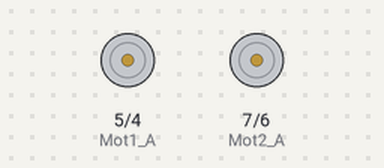
Simulated run of this sketch. Board: Arduino Uno, built with avr-gcc and run on an emulated ATmega328P. Parts: motor-driver pin pairs drawn as motors (green arrow = first pin HIGH = forward, orange = second pin HIGH = backward, longer = more drive).

Above: at 0.2 s.
At 3.5 s:
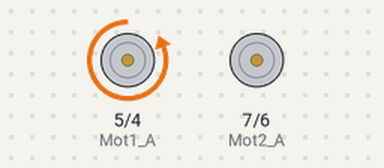
At 5.5 s:
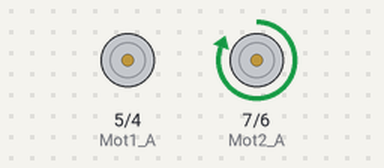
At 10.0 s:
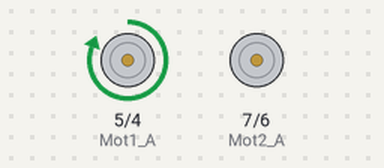
Timing chart, 0 to 11.1 s (numbered marks = the images above):
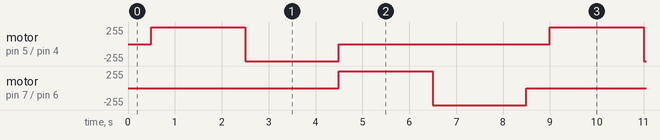

The sketch:

PruebaDosMotores.ino
```cpp
/*
 Prueba para dos motores de CD.Shield ARD-100E8


18 de julio 2012
  por Wilfrido Gonzalez

 */
  //Le da nombre a reles
int Mot1_A     =  5;
int Mot1_B     =  4;
int Mot2_A     =  7;
int Mot2_B     =  6;

  //setup() corre una sola vez
void setup()   {

  // Inicia entrads/salidas
  pinMode(Mot1_A, OUTPUT);
  pinMode(Mot1_B, OUTPUT);
  pinMode(Mot2_A, OUTPUT);
  pinMode(Mot2_B, OUTPUT);
}

  //loop() repite una y otra vez ....
void loop()
{
  // Secueuncia motores
  digitalWrite(Mot1_A, LOW);
  digitalWrite(Mot1_B, LOW);
  digitalWrite(Mot2_A, LOW);
  digitalWrite(Mot2_B, LOW);
  delay(500);

// Motor 1
  digitalWrite(Mot1_A, HIGH);
  digitalWrite(Mot1_B, LOW);
  delay(2000);

  digitalWrite(Mot1_A, LOW);
  digitalWrite(Mot1_B, HIGH);
  delay(2000);
  digitalWrite(Mot1_A, LOW);
  digitalWrite(Mot1_B, LOW);


// Motor 2
  digitalWrite(Mot2_A, HIGH);
  digitalWrite(Mot2_B, LOW);
  delay(2000);

  digitalWrite(Mot2_A, LOW);
  digitalWrite(Mot2_B, HIGH);
  delay(2000);
  digitalWrite(Mot2_A, LOW);
  digitalWrite(Mot2_B, LOW);

}
```

Measured:
- by itself, motor on pin 5 (Mot1_A) / pin 4 (Mot1_B), motor on pin 7 (Mot2_A) / pin 6 (Mot2_B): repeats every 8.5 s: backward 255/255 2.0 s, stopped 4.5 s, forward 255/255 2.0 s
